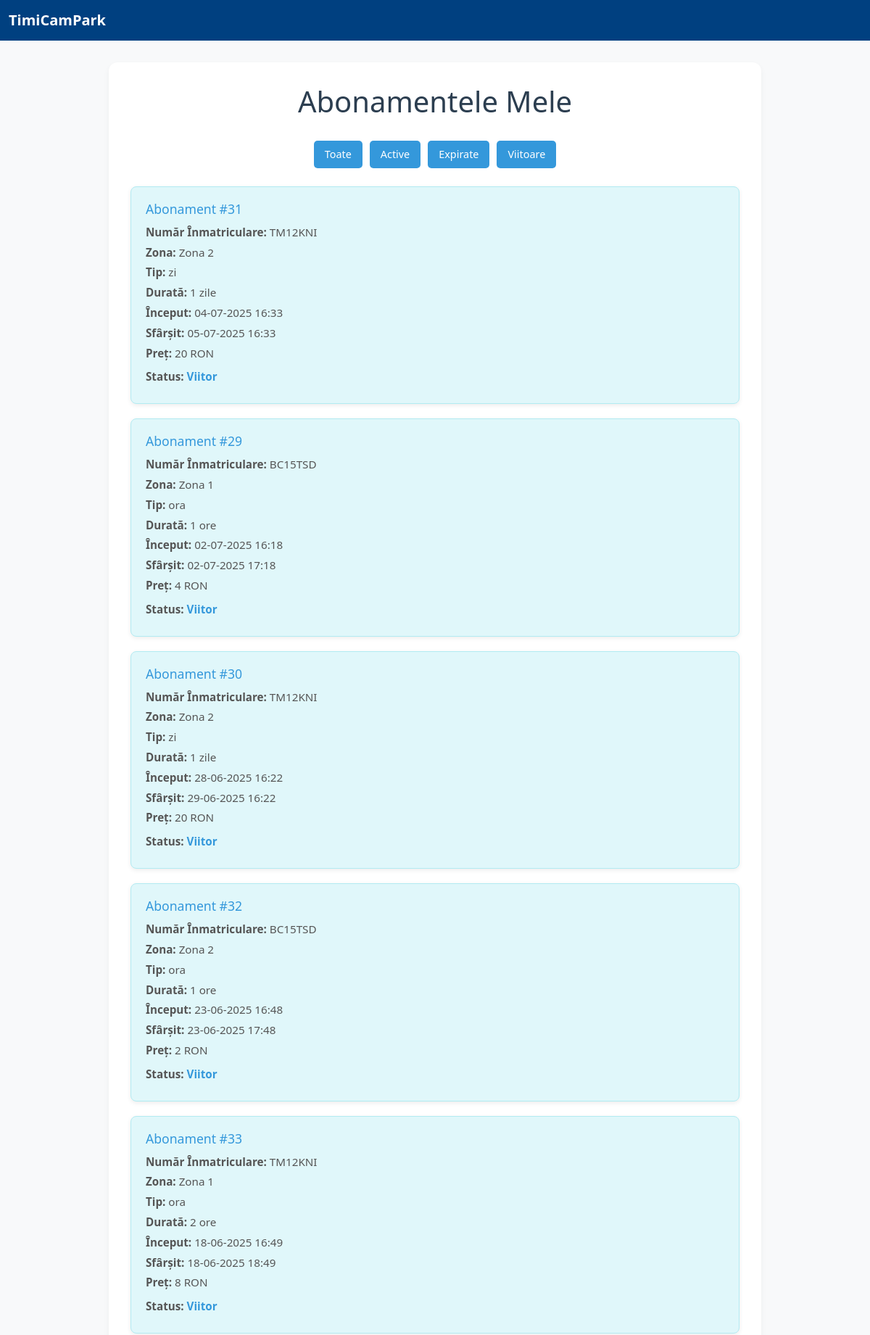
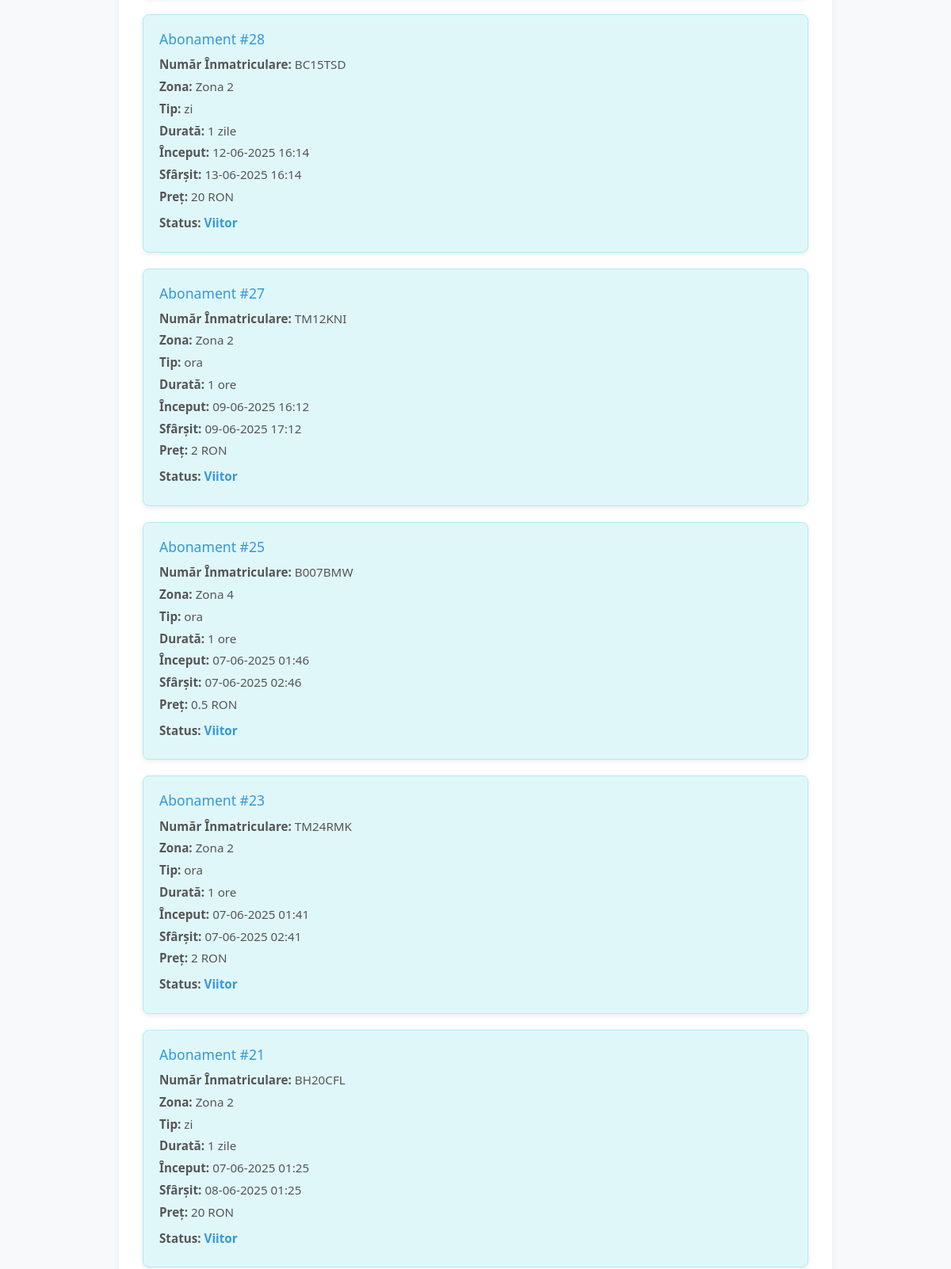
Page /abonamentele_mele (signed in, upper part) on the committed database (2 pictures, top to bottom).
### tables this page shows
CREATE TABLE Abonamente (
    id_abonament INTEGER PRIMARY KEY AUTOINCREMENT,
    id_utilizator INTEGER NOT NULL,
    numar_inmatriculare VARCHAR(20) NOT NULL,
    zona TEXT NOT NULL CHECK( zona IN ('Zona 1', 'Zona 2', 'Zona 3', 'Zona 4') ), -- MODIFICARE AICI
    tip_abonament TEXT NOT NULL CHECK( tip_abonament IN ('ora', 'zi') ),
    durata INTEGER NOT NULL,
    data_inceput DATETIME NOT NULL,
    data_sfarsit DATETIME NOT NULL,
    data_achizitie TIMESTAMP DEFAULT CURRENT_TIMESTAMP,
    pret DECIMAL(10, 2) NOT NULL,
    status TEXT NOT NULL DEFAULT 'activ' CHECK( status IN ('activ', 'expirat', 'viitor') ),
    FOREIGN KEY (id_utilizator) REFERENCES Utilizatori(id_utilizator)
);

### app.py (the view)
@app.route('/abonamentele_mele', methods=['GET', 'POST'])
@login_required
def abonamentele_mele():
    actualizeaza_status_abonamente()
    logging.debug(f"request.form: {request.form}")
    db = get_db()
    status_filter = request.form.get('status_filter')
    logging.debug(f"status_filter: {status_filter}")
    query = 'SELECT * FROM Abonamente WHERE id_utilizator = ? ORDER BY data_inceput DESC'
    params = (session['user_id'],)
    if status_filter == 'activ':
        query = 'SELECT * FROM Abonamente WHERE id_utilizator = ? AND status = ? ORDER BY data_inceput DESC'
        params = (session['user_id'], 'activ')
        logging.debug("Filtrul activ este aplicat.")
    elif status_filter == 'expirat':
        query = 'SELECT * FROM Abonamente WHERE id_utilizator = ? AND status = ? ORDER BY data_inceput DESC'
        params = (session['user_id'], 'expirat')
        logging.debug("Filtrul expirat este aplicat.")
    elif status_filter == 'viitor':
        query = 'SELECT * FROM Abonamente WHERE id_utilizator = ? AND data_inceput > ? ORDER BY data_inceput DESC'
        params = (session['user_id'], datetime.now())
        logging.debug("Filtrul viitor este aplicat.")
    elif status_filter == 'toate':
        query = 'SELECT * FROM Abonamente WHERE id_utilizator = ? ORDER BY data_inceput DESC'
        params = (session['user_id'],)
        logging.debug("Filtrul toate este aplicat.")
    abonamente_rows = db.execute(query, params).fetchall()
    abonamente = []
    for row in abonamente_rows:
        abonament = dict(row)
        try:
            abonament['data_inceput'] = datetime.fromisoformat(abonament['data_inceput']) \
                if abonament['data_inceput'] else None
        except (TypeError, ValueError):
            abonament['data_inceput'] = None
        try:
            abonament['data_sfarsit'] = datetime.fromisoformat(abonament['data_sfarsit']) \
                if abonament['data_sfarsit'] else None
        except (TypeError, ValueError):
            abonament['data_sfarsit'] = None
        try:
            abonament['data_achizitie'] = datetime.fromisoformat(abonament['data_achizitie']) \
                if abonament['data_achizitie'] else None
        except (TypeError, ValueError):
            abonament['data_achizitie'] = None
        now = datetime.now()
        if abonament['data_inceput'] and abonament['data_inceput'] > now:
            display_status = 'Viitor'
        elif abonament['data_sfarsit'] and abonament['data_sfarsit'] < now:
            display_status = 'Expirat'
        else:
            display_status = 'Activ'
        abonament['display_status'] = display_status
        abonamente.append(abonament)
    print(f"Abonamente: {abonamente}")
    print(f"Status Filter: {status_filter}")
    return render_template('abonamentele_mele.html', abonamente=abonamente, now=datetime.now(), status_filter=status_filter, datetime=datetime)

### app.py (called while the page is built)
@app.teardown_appcontext
def close_connection(exception):
    close_db()

def login_required(f):
    @wraps(f)
    def decorated_function(*args, **kwargs):
        if session.get('user_id') is None:
            return redirect(url_for('login'))
        return f(*args, **kwargs)
    return decorated_function

def actualizeaza_status_abonamente():
    db = get_db()
    now = datetime.now()
    cursor = db.cursor()
    cursor.execute("UPDATE Abonamente SET status = 'expirat' WHERE data_sfarsit < ?", (now,))
    cursor.execute("UPDATE Abonamente SET status = 'activ' WHERE data_inceput <= ? AND data_sfarsit >= ?", (now,now))
    db.commit()
    logging.debug("S-a executat actualizarea statusului abonamentelor.")

### database.py (called while the page is built)
def get_db():
    if 'db' not in g:
        g.db = sqlite3.connect(
            DATABASE,
            detect_types=sqlite3.PARSE_DECLTYPES,
            isolation_level=None  # For autocommit mode
        )
        g.db.row_factory = sqlite3.Row
        g.db.execute("PRAGMA foreign_keys = ON")
    return g.db

### templates/abonamentele_mele.html (shortened to what this page needs)
{% extends "base.html" %}
{% block content %}
<div class="container-custom">
    <h1>Abonamentele Mele</h1>
    <div class="filter-options">
        <form method="POST" action="{{ url_for('abonamentele_mele') }}">
            <button type="submit" name="status_filter" value="toate">Toate</button>
            <button type="submit" name="status_filter" value="activ">Active</button>
            <button type="submit" name="status_filter" value="expirat">Expirate</button>
            <button type="submit" name="status_filter" value="viitor">Viitoare</button>
        </form>
    </div>
    {% if abonamente %}
        {% for abonament in abonamente %}
            <div class="abonament-card">
                <h2>Abonament #{{ abonament['id_abonament'] }}</h2>
                <p><strong>Număr Înmatriculare:</strong> {{ abonament['numar_inmatriculare'] }}</p>
                <p><strong>Zona:</strong> {{ abonament['zona'] }}</p>
                <p><strong>Tip:</strong> {{ abonament['tip_abonament'] }}</p>
                <p><strong>Durată:</strong> {{ abonament['durata'] }} {{ 'ore' if abonament['tip_abonament'] == 'ora' else 'zile' }}</p>
                {% if abonament['data_inceput'] %}
                <p><strong>Început:</strong> {{ abonament['data_inceput'].strftime('%d-%m-%Y %H:%M') }}</p>
                {% endif %}
                {% if abonament['data_sfarsit'] %}
                <p><strong>Sfârșit:</strong> {{ abonament['data_sfarsit'].strftime('%d-%m-%Y %H:%M') }}</p>
                {% endif %}
                <p><strong>Preț:</strong> {{ abonament['pret'] }} RON</p>
                <p class="abonament-status">
                    <strong>Status:</strong>
                    <span class="status-{{ abonament['display_status'] }}">{{ abonament['display_status'] }}</span>
                </p>
            </div>
        {% endfor %}
    {% else %}
        <p class="no-subscriptions">Nu aveți abonamente.</p>
    {% endif %}
</div>
{% endblock %}

### templates/base.html (shortened to what this page needs)
<!DOCTYPE html>
<html lang="ro">
<head>
    <link href="https://cdn.jsdelivr.net/npm/bootstrap@5.3.2/dist/css/bootstrap.min.css" rel="stylesheet">
</head>
<body>
<nav class="navbar navbar-expand-lg">
    <div class="container-fluid">
        <span class="navbar-brand">TimiCamPark</span>
    </div>
</nav>
<div class="container">
    {% block content %}{% endblock %}
</div>
</body>
</html>

### templates/base.html (style rules this page uses)
body { background-color: #f8f9fa; }
.navbar { background-color: #004080; }
.navbar-brand { color: #ffffff; font-weight: bold; }

### templates/abonamentele_mele.html (style rules this page uses)
.container-custom { background-color: #fff; border-radius: 12px; padding: 30px; max-width: 900px; margin: 30px auto; box-shadow: 0 4px 8px rgba(0, 0, 0, 0.05); }
h1 { color: #2c3e50; text-align: center; margin-bottom: 30px; font-size: 2.5rem; }
.filter-options { margin-bottom: 25px; text-align: center; }
.filter-options form { display: flex; flex-wrap: wrap; justify-content: center; gap: 10px; }
.filter-options button { padding: 8px 15px; border: none; border-radius: 5px; background-color: #3498db; color: white; cursor: pointer; font-size: 0.9rem; transition: background-color 0.3s ease, transform 0.2s ease; }
.abonament-card { background-color: #e0f7fa; border-radius: 8px; padding: 20px; margin-bottom: 20px; border: 1px solid #b2ebf2; box-shadow: 0 2px 6px rgba(0, 0, 0, 0.08); }
.abonament-card h2 { font-size: 1.1rem; color: #3498db; margin-bottom: 10px; }
.abonament-card p { margin-bottom: 5px; font-size: 0.95rem; color: #555; }
.abonament-status { font-weight: bold; font-size: 1rem; margin-top: 10px; }
.status-Viitor { color: #3498db; }

### rows in the picture
Abonamente: id_abonament "31", numar_inmatriculare "TM12KNI", zona "Zona 2", tip_abonament "zi", durata "1", tip_abonament "zile", data_inceput "04-07-2025 16:33", data_sfarsit "05-07-2025 16:33", pret "20", display_status "Viitor"
Abonamente: id_abonament "29", numar_inmatriculare "BC15TSD", zona "Zona 1", tip_abonament "ora", durata "1", tip_abonament "ore", data_inceput "02-07-2025 16:18", data_sfarsit "02-07-2025 17:18", pret "4", display_status "Viitor"
Abonamente: id_abonament "30", numar_inmatriculare "TM12KNI", zona "Zona 2", tip_abonament "zi", durata "1", tip_abonament "zile", data_inceput "28-06-2025 16:22", data_sfarsit "29-06-2025 16:22", pret "20", display_status "Viitor"
Abonamente: id_abonament "32", numar_inmatriculare "BC15TSD", zona "Zona 2", tip_abonament "ora", durata "1", tip_abonament "ore", data_inceput "23-06-2025 16:48", data_sfarsit "23-06-2025 17:48", pret "2", display_status "Viitor"
Abonamente: id_abonament "33", numar_inmatriculare "TM12KNI", zona "Zona 1", tip_abonament "ora", durata "2", tip_abonament "ore", data_inceput "18-06-2025 16:49", data_sfarsit "18-06-2025 18:49", pret "8", display_status "Viitor"
Abonamente: id_abonament "28", numar_inmatriculare "BC15TSD", zona "Zona 2", tip_abonament "zi", durata "1", tip_abonament "zile", data_inceput "12-06-2025 16:14", data_sfarsit "13-06-2025 16:14", pret "20", display_status "Viitor"
Abonamente: id_abonament "27", numar_inmatriculare "TM12KNI", zona "Zona 2", tip_abonament "ora", durata "1", tip_abonament "ore", data_inceput "09-06-2025 16:12", data_sfarsit "09-06-2025 17:12", pret "2", display_status "Viitor"
Abonamente: id_abonament "25", numar_inmatriculare "B007BMW", zona "Zona 4", tip_abonament "ora", durata "1", tip_abonament "ore", data_inceput "07-06-2025 01:46", data_sfarsit "07-06-2025 02:46", pret "0.5", display_status "Viitor"
Abonamente: id_abonament "23", numar_inmatriculare "TM24RMK", zona "Zona 2", tip_abonament "ora", durata "1", tip_abonament "ore", data_inceput "07-06-2025 01:41", data_sfarsit "07-06-2025 02:41", pret "2", display_status "Viitor"
Abonamente: id_abonament "21", numar_inmatriculare "BH20CFL", zona "Zona 2", tip_abonament "zi", durata "1", tip_abonament "zile", data_inceput "07-06-2025 01:25", data_sfarsit "08-06-2025 01:25", pret "20", display_status "Viitor"
